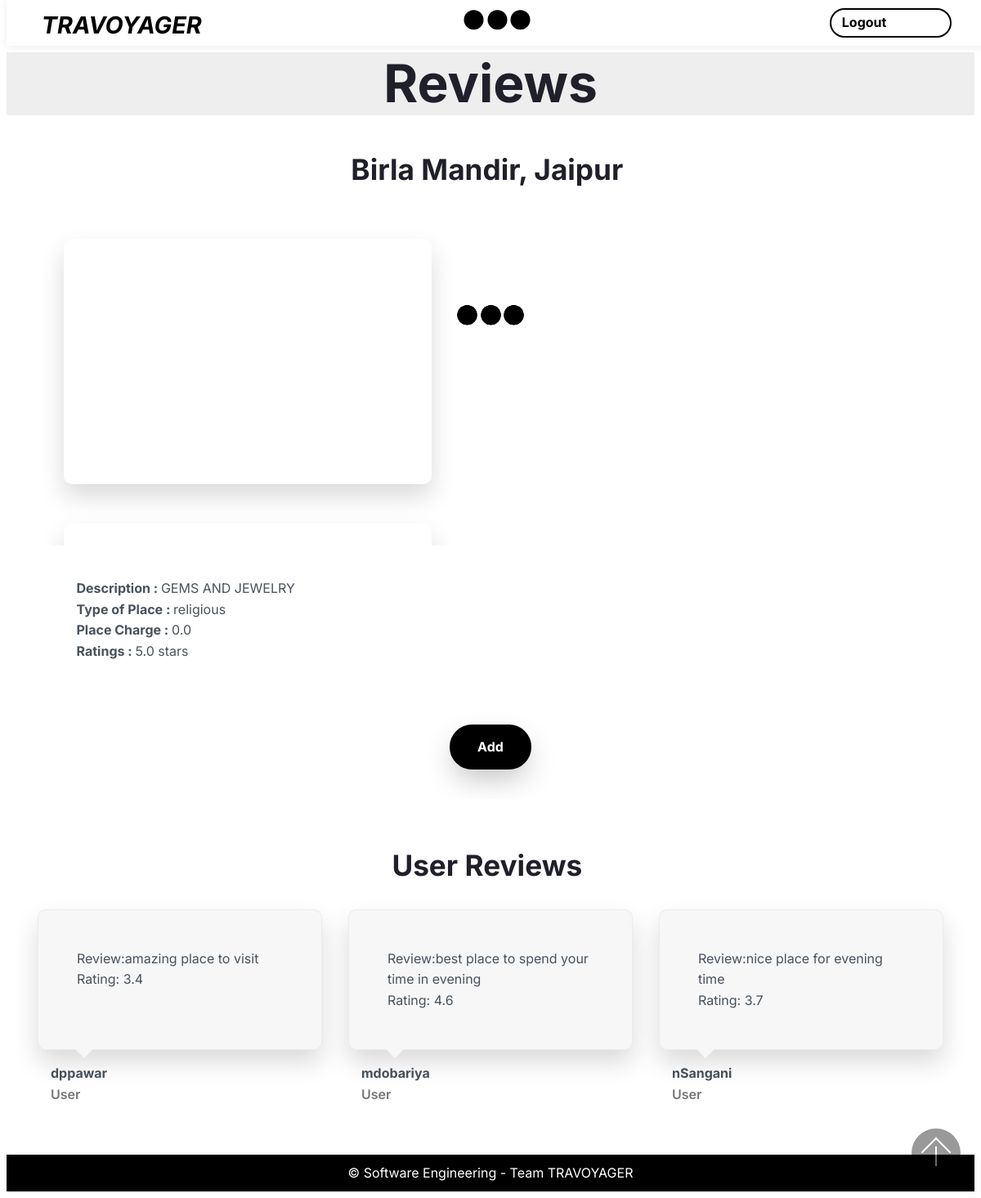
Screenshot of /placeExplore/29/29 with the database file from the repository.
### travel/models.py (models this page shows, shortened)
class Place(models.Model):
    place_id=models.AutoField(primary_key=True)
    dest_id=models.ForeignKey(Destination,default=1,on_delete=models.SET_DEFAULT)
    name_place=models.CharField(max_length=100)
    desc_place=models.CharField(max_length=400)
    latitude=models.FloatField()
    longitude=models.FloatField()
    extra_charge=models.FloatField()
    time_durationForVisit=models.TimeField()
    rate_place=models.FloatField()
    type_of_Place=models.CharField(max_length=50)  #, choices=[(tag, tag.value) for tag in placeTypeChoice] ) #enum, beach, shopping, historical, tracking, religious, relexing

class Destination(models.Model):
    dest_id=models.AutoField(primary_key=True)
    dest_name=models.CharField(max_length=200,unique=True)
    state=models.CharField(max_length=200)
    temprature=models.FloatField()
    humidity=models.FloatField()

class Place_Image(models.Model):
    place_id=models.ForeignKey(Place,default=1,on_delete=models.SET_DEFAULT)
    image_of_place=models.CharField(max_length=1000)

class Place_Review(models.Model):
    place_id=models.ForeignKey(Place,default=1,on_delete=models.SET_DEFAULT)
    user_id=models.ForeignKey(User,default=1,on_delete=models.SET_DEFAULT)
    review_place=models.TextField(max_length=1000,null=True)
    rate_place=models.FloatField()
    class Meta:
        unique_together = (("user_id", "place_id"))

class User(models.Model):
    username = models.CharField(max_length=200,unique=True)
    password = models.CharField(max_length=15)
    email = models.EmailField(unique=True)
    contact = models.IntegerField()
    gender = models.CharField(max_length=1)
    dob = models.DateField()

### travel/views.py (the view)
# urls.py: path('placeExplore/<int:pk>/<int:location>', placeExplore, name='placeExplore'),
def placeExplore(request, pk, location):
    place_obj = Place.objects.get(place_id=pk)
    place_img = Place_Image.objects.filter(place_id=place_obj).all()
    place_review = Place_Review.objects.filter(place_id=place_obj).all()
    context={
        'place_obj':place_obj,
        'place_img':place_img,
        'place_review':place_review,
        'location':location
    }
    return render(request, 'placeExplore.html', context)

### travel/Templates/placeExplore.html (shortened to what this page needs)
<!DOCTYPE html>
<html amp >
<head>
</head>
<body>
  <section class="menu horizontal-menu cid-swwpJQDXGc" id="menu2-2o">
    <nav class="navbar navbar-dropdown navbar-expand-lg navbar-fixed-top">
       <div class="menu-container container-fluid">
      <div class="navbar-brand">
          <span class="navbar-logo">
              <amp-img src="./static/logo-60x50.png" layout="responsive" width="36" height="30" alt="Mobirise" class="mobirise-loader">
                  <div placeholder="" class="placeholder">
                                <div class="mobirise-spinner">
                                    <em></em>
                                    <em></em>
                                    <em></em>
                                </div></div>
              </amp-img>
          </span>
          <p class="brand-name mbr-fonts-style mbr-bold display-5"><em>TRAVOYAGER</em></p></div>
      <div class="collapse navbar-collapse" id="navbarSupportedContent">
            <ul class="navbar-nav nav-dropdown" data-app-modern-menu="true"></ul>
            <div class="navbar-buttons mbr-section-btn align-center">
                <a class="btn btn-sm btn-info-outline display-4" href="/">Logout&nbsp; &nbsp; &nbsp; &nbsp; &nbsp; &nbsp; &nbsp; &nbsp; &nbsp;</a></div>
      </div>
        </div>
    </nav>
</section>
<section class="mbr-section 01 cid-swxdeJQvqo" id="content1-2s">
    <div class="container">
       <div class="mbr-row mbr-jc-c">
           <div class="mbr-col-sm-12 mbr-col-md-10">
               <h2 class="mbr-section-title align-center mbr-fonts-style mbr-bold display-1">Reviews</h2>
           </div>
       </div>
   </div>
</section>
<section class="slider1 slider cid-swBbtT91Qu" id="slider1-38">
    <div class="container">
        <div class="mbr-pb-4">
            <h3 class="mbr-fonts-style mbr-section-title mbr-bold align-center mbr-pb-2 display-2">
                {{place_obj.name_place}}, {{place_obj.dest_id.dest_name}}&nbsp;</h3>
        </div>
        <div class="slider-box">
            <amp-carousel class="carousel" height="360" layout="fixed-height" type="carousel">
                {% for obj in place_img %}
            <div class="carousel-img mbr-col-sm-12">
                <amp-img class="mobirise-loader" src="{{obj.image_of_place}}" alt="Mobirise" width="540" height="360" layout="responsive">
                    <div placeholder="" class="placeholder">
                                <div class="mobirise-spinner">
                                    <em></em>
                                    <em></em>
                                    <em></em>
                                </div></div>
                </amp-img>
            </div>
            {% endfor %}
           </amp-carousel>
        </div>
    </div>
</section>
<section class="02 mbr-section article cid-swBbE2ZQUM" id="content2-39">
    <div class="container">
        <div class="mbr-row mbr-jc-c">
            <div class="mbr-col-sm-12 mbr-col-md-10 mbr-col-lg-11">
                <p class="mbr-text mbr-fonts-style mbr-py-1 display-7">
                   <strong>Description : </strong> {{place_obj.desc_place}}<br>
                   <strong>Type of Place : </strong> {{place_obj.type_of_Place}}<br>
                   <strong>Place Charge : </strong> {{place_obj.extra_charge}}<br>
                   <strong>Ratings : </strong> {{place_obj.rate_place}} stars<br>
                </p>
            </div>
        </div>
    </div>
</section>
<section class="mbr-section 04 cid-swBbXGI5tG" id="content5-3b">
    <div class="container">
        <div class="mbr-row mbr-jc-c">
            <div class="mbr-section-btn mbr-col-md-12 mbr-col-sm-12 mbr-col-lg-8 align-center">
                <a class="btn btn-primary display-4" href="/addPlace/addPlaceEntry/{{place_obj.place_id}}/{{location}}">Add</a>
            </div>
        </div>
    </div>
</section>
<section class="testimonials1 mbr-section cid-swBbPPo7Tr" id="testimonials1-3a">
    <div class="container">
        <div class="mbr-row mbr-jc-c">
            <div class="mbr-col-sm-12 mbr-col-md-12">
                <h2 class="mbr-section-title mbr-fonts-style mbr-bold align-center mbr-pb-4 display-2">User Reviews&nbsp;</h2>
            </div>
            {% for obj in place_review %}
            <div class="card mbr-col-sm-12 mbr-col-md-6 mbr-flex mbr-column mbr-col-lg-4 md-pb">
                <div class="card-wrapper mbr-p-5">
                    <p class="mbr-text mbr-fonts-style align-left display-4">
                        Review:{{obj.review_place}}<br>
                        Rating: {{obj.rate_place}}<br>
                    </p>
                </div>
                <div class="signature mbr-pt-2 mbr-px-2">
                    <div class="author-name mbr-fonts-style mbr-bold display-7">
                        {{obj.user_id.username}}
                    </div>
                    <div class="author-title mbr-semibold mbr-fonts-style display-4">
                        User
                    </div>
                </div>
            </div>
            {% endfor %}
        </div>
    </div>
</section>
<section class="footer1 cid-swwpJRsu96" id="footer1-2p">
    <div class="container">
        <div class="align-center mbr-p-1">
            <p class="mbr-text mbr-white mbr-fonts-style display-4">
                © Software Engineering - Team TRAVOYAGER<br></p>
        </div>
    </div>
</section>
  <button id="scrollToTopButton" on="tap:top-page.scrollTo(duration=200)">                                         <a class="scroll-to-top-arrow"></a>                                     </button></body>
</html>

### rows the page displays
Place: name_place "Birla Mandir", dest_id.dest_name "Jaipur", desc_place "GEMS AND JEWELRY", type_of_Place "religious", extra_charge "0.0", rate_place "5.0"
Place_Review: review_place "amazing place to visit", rate_place "3.4", user_id.username "dppawar"
Place_Review: review_place "best place to spend your time in evening", rate_place "4.6", user_id.username "mdobariya"
Place_Review: review_place "nice place for evening time", rate_place "3.7", user_id.username "nSangani"
